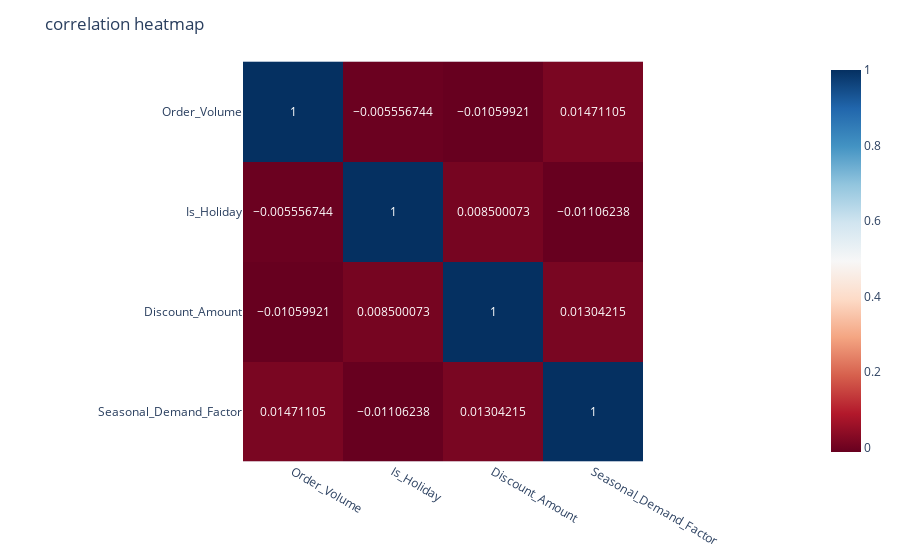

This figure's notebook cell:
### Code cell
# Creating a heatmap to visualize the correlation matrix using Plotly
fig=px.imshow(correlation,text_auto=True,color_continuous_scale='RdBu')
fig.update_layout(title='correlation heatmap')
fig.show()

### Figure 1 — Plotly figure (JSON) as saved in the notebook; plotly's stock layout.template omitted (floating-point values rounded to 4 significant figures)
{"data": [{"coloraxis": "coloraxis", "hovertemplate": "x: %{x}<br>y: %{y}<br>color: %{z}<extra></extra>", "name": "0", "texttemplate": "%{z}", "type": "heatmap", "x": ["Order_Volume", "Is_Holiday", "Discount_Amount", "Seasonal_Demand_Factor"], "xaxis": "x", "y": ["Order_Volume", "Is_Holiday", "Discount_Amount", "Seasonal_Demand_Factor"], "yaxis": "y", "z": [[1, -0.005557, -0.0106, 0.01471], [-0.005557, 1, 0.0085, -0.01106], [-0.0106, 0.0085, 1, 0.01304], [0.01471, -0.01106, 0.01304, 1]]}], "layout": {"coloraxis": {"colorscale": [[0, "rgb(103,0,31)"], [0.1, "rgb(178,24,43)"], [0.2, "rgb(214,96,77)"], [0.3, "rgb(244,165,130)"], [0.4, "rgb(253,219,199)"], [0.5, "rgb(247,247,247)"], [0.6, "rgb(209,229,240)"], [0.7, "rgb(146,197,222)"], [0.8, "rgb(67,147,195)"], [0.9, "rgb(33,102,172)"], [1, "rgb(5,48,97)"]]}, "margin": {"t": 60}, "title": {"text": "correlation heatmap"}, "xaxis": {"anchor": "y", "constrain": "domain", "domain": [0, 1], "scaleanchor": "y"}, "yaxis": {"anchor": "x", "autorange": "reversed", "constrain": "domain", "domain": [0, 1]}}}
